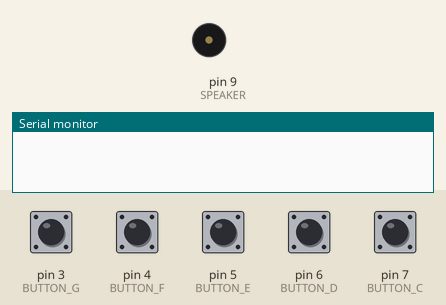
Recording of a sketch running on a simulated Arduino Uno, built with avr-gcc and run on an emulated ATmega328P. Shown: buzzer (waves = sounding), the last lines printed to the serial monitor. The inputs (shaded band) are chosen by the test bench; at power-on: pin 3 (BUTTON_G), pin 4 (BUTTON_F), pin 5 (BUTTON_E), pin 6 (BUTTON_D), pin 7 (BUTTON_C) HIGH.

Above: at 1.2 s.
1.3 s: pin 3 (BUTTON_G) pulled LOW for 0.15 s
At 1.37 s:
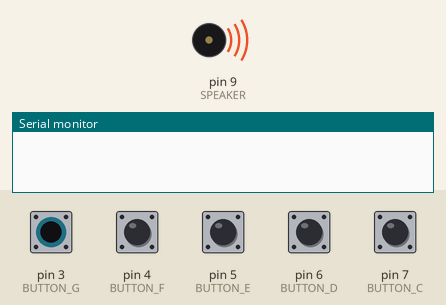
2.9 s: pin 4 (BUTTON_F) pulled LOW for 0.15 s
At 4.2 s:
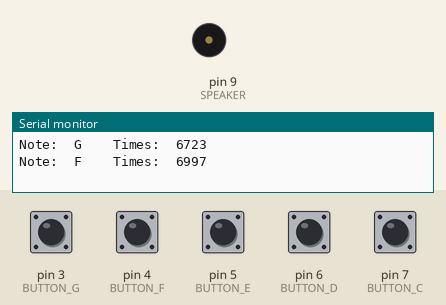
4.5 s: pin 5 (BUTTON_E) pulled LOW for 0.15 s
At 4.57 s:
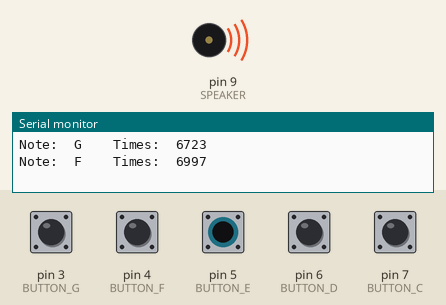
6.1 s: pin 6 (BUTTON_D) pulled LOW for 0.15 s
At 6.9 s:
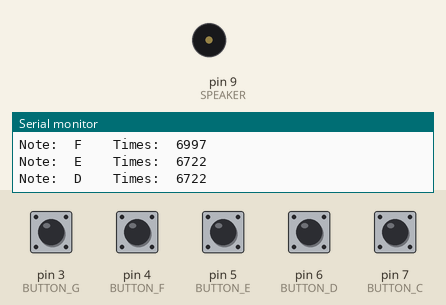
7.7 s: pin 7 (BUTTON_C) pulled LOW for 0.15 s
At 7.77 s:
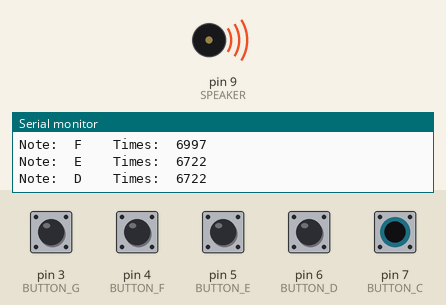
9.3 s: pin 3 (BUTTON_G) pulled LOW for 1 s
At 11.7 s:
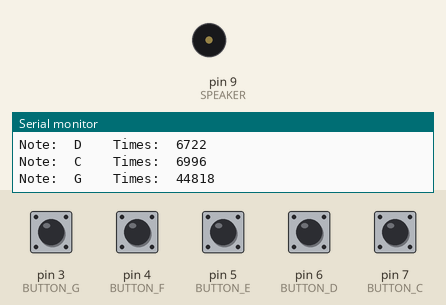
Timing chart, 0 to 12.8 s (numbered marks = the images above; inputs shaded):
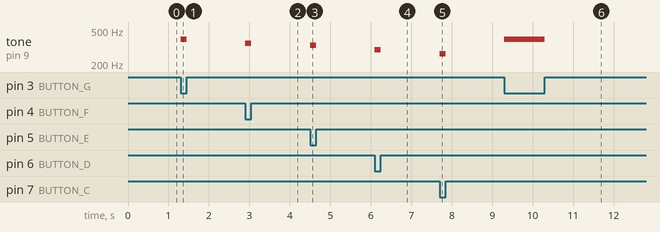

Measured:
- after the input at 1.3 s, tone on pin 9 (SPEAKER): silent → 392 Hz at once, → silent 0.15 s later
- after the input at 2.9 s, tone on pin 9 (SPEAKER): silent → 349 Hz at once, → silent 0.15 s later
- after the input at 4.5 s, tone on pin 9 (SPEAKER): silent → 330 Hz at once, → silent 0.15 s later
- after the input at 6.1 s, tone on pin 9 (SPEAKER): silent → 294 Hz at once, → silent 0.15 s later
- after the input at 7.7 s, tone on pin 9 (SPEAKER): silent → 262 Hz at once, → silent 0.15 s later
- after the input at 9.3 s, tone on pin 9 (SPEAKER): silent → 392 Hz at once, → silent 1.0 s later

The sketch:

week7-play-sound-using-button.ino
```cpp
#define NOTE_C 262
#define NOTE_D 294
#define NOTE_E 330
#define NOTE_G 392
#define NOTE_A 440
#define NOTE_F 349

const int SPEAKER = 9; // output pin 9

const int BUTTON_C = 7;
const int BUTTON_D = 6;
const int BUTTON_E = 5;
const int BUTTON_F = 4;
const int BUTTON_G = 3;
//const int BUTTON_G = 4;
//const int BUTTON_A = 3;

void setup() {
  //pinMode INPUT_PULLUP
  pinMode(SPEAKER, OUTPUT);
  pinMode(BUTTON_C, INPUT_PULLUP);
  pinMode(BUTTON_D, INPUT_PULLUP);
  pinMode(BUTTON_E, INPUT_PULLUP);
  pinMode(BUTTON_F, INPUT_PULLUP);
  pinMode(BUTTON_G, INPUT_PULLUP);

  Serial.begin(9600); //serial init
}

void loop() {
//  int times = 0;
//  unsigned int times = 0;//  unsigned int times = 0;
  char notes = '\0'; // character initialize
  unsigned long times = 0; // 반복 시 오류 없이 동작

  while(!digitalRead(BUTTON_C)) {
    times++;
    tone(SPEAKER, NOTE_C);
    notes = 'C';
  }
  while(!digitalRead(BUTTON_D)) {
    times++;
    tone(SPEAKER, NOTE_D);
    notes = 'D';
  }
  while(!digitalRead(BUTTON_E)) {
    times++;
    tone(SPEAKER, NOTE_E);
    notes = 'E';
  }
  while(!digitalRead(BUTTON_F)) {
    times++;
    tone(SPEAKER, NOTE_F);
    notes = 'F';
  }
  while(!digitalRead(BUTTON_G)) {
    times++;
    tone(SPEAKER, NOTE_G);
    notes = 'G';
  }

  // print
  if(times){
    // %c, %d 불가
    Serial.print("Note:\t");
    Serial.print(notes);
    Serial.print("\t\t");
    Serial.print("Times:\t");
    Serial.println(times);
  }


  noTone(SPEAKER);
}
```
